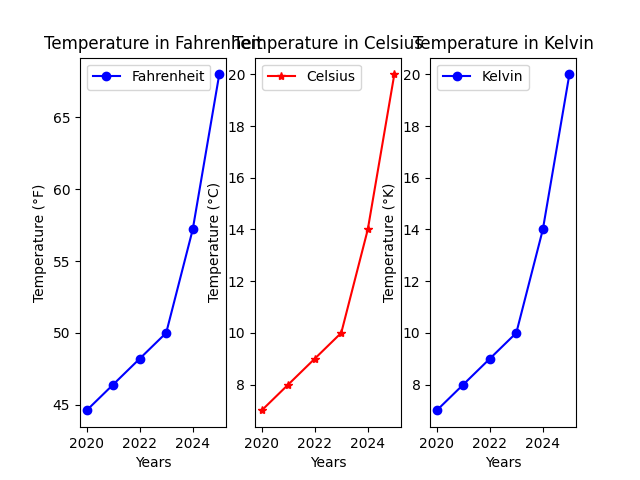

The Python source for this figure:
import matplotlib.pyplot as plt
import numpy as np

# Data
x = np.array([2020, 2021, 2022, 2023, 2024, 2025])
y_cel = np.array([7, 8, 9, 10, 14, 20])

# Convert Celsius to Fahrenheit
y_fahrenheit = (y_cel * 9/5) + 32

# First subplot - Fahrenheit
plt.subplot(1, 3, 1)
plt.plot(x, y_fahrenheit, 'bo-', label='Fahrenheit')
plt.xlabel('Years')
plt.ylabel('Temperature (°F)')
plt.title('Temperature in Fahrenheit')

plt.legend()

# Second subplot - Celsius
plt.subplot(1, 3, 2)
plt.plot(x, y_cel, 'r*-', label='Celsius')
plt.xlabel('Years')
plt.ylabel('Temperature (°C)')
plt.title('Temperature in Celsius')
plt.legend()


# Third subplot - Kelvin
plt.subplot(1, 3, 3)
plt.plot(x, y_cel, 'bo-', label='Kelvin')
plt.xlabel('Years')
plt.ylabel('Temperature (°K)')
plt.title('Temperature in Kelvin')
plt.legend()

plt.savefig('Week02_practice.png')

# Show the plot
plt.show()
